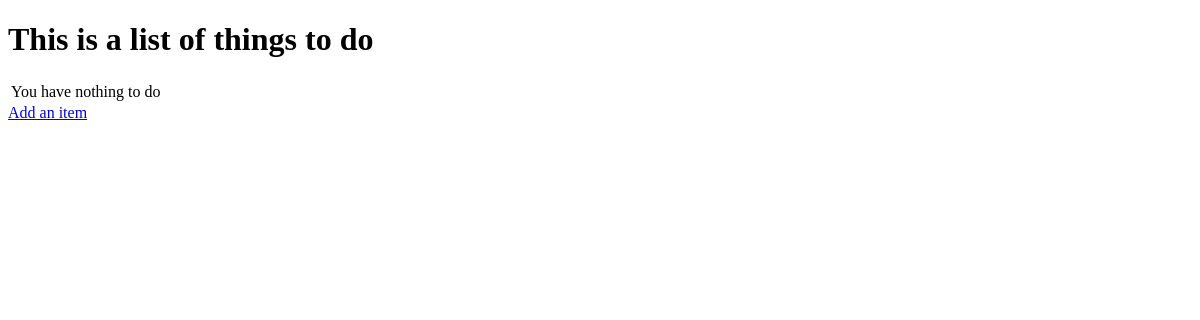
/, run on an earlier commit of the app's database.
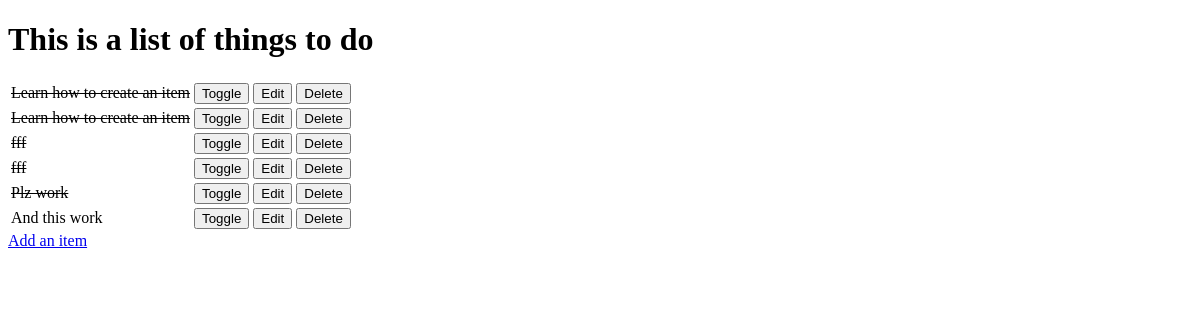
And on a later commit of the database.
### todo/models.py (models this page shows, shortened)
class Item(models.Model):
    name = models.CharField(max_length=50, null=False, blank=False)
    done = models.BooleanField(null=False, blank=False, default=False)

### todo/views.py (the view)
# urls.py: path('', views.get_todo_list, name='get_todo_list'),
def get_todo_list(request):
    items = Item.objects.all()
    context = {
        'items': items
    }
    return render(request, "todo/todo_list.html", context)

### todo/templates/todo/todo_list.html (shortened to what this page needs)
<!DOCTYPE html>
<html lang="en">
<head>
</head>
<body>
    <h1>This is a list of things to do</h1>
    <table>
    {% for item in items %}
        <tr>
            {% if item.done %}
                <td><strike>{{ item.name }}</strike></td>
            {% else %}
               <td>{{ item.name }}</td>
            {% endif %}
            <td>
                <a href="/toggle/{{ item.id }}">
                    <button>Toggle</button>
                </a>
            </td>
            <td>
                <a href="/edit/{{ item.id }}">
                    <button>Edit</button>
                </a>
            </td>
            <td>
                <a href="/delete/{{ item.id }}">
                    <button>Delete</button>
                </a>
            </td>
        </tr>
        {% empty %}
        <tr><td>You have nothing to do</td></tr>
    {% endfor %}
    </table>
    <a href="/add">Add an item</a>
</body>
</html>

What changed in the data, as far as the page shows it:
added Item: name "Learn how to create an item"
added Item: name "Learn how to create an item"
added Item: name "fff"
added Item: name "fff"
added Item: name "Plz work"
added Item: name "And this work"
Also different on the page:
text no longer shown: "You have nothing to do"
